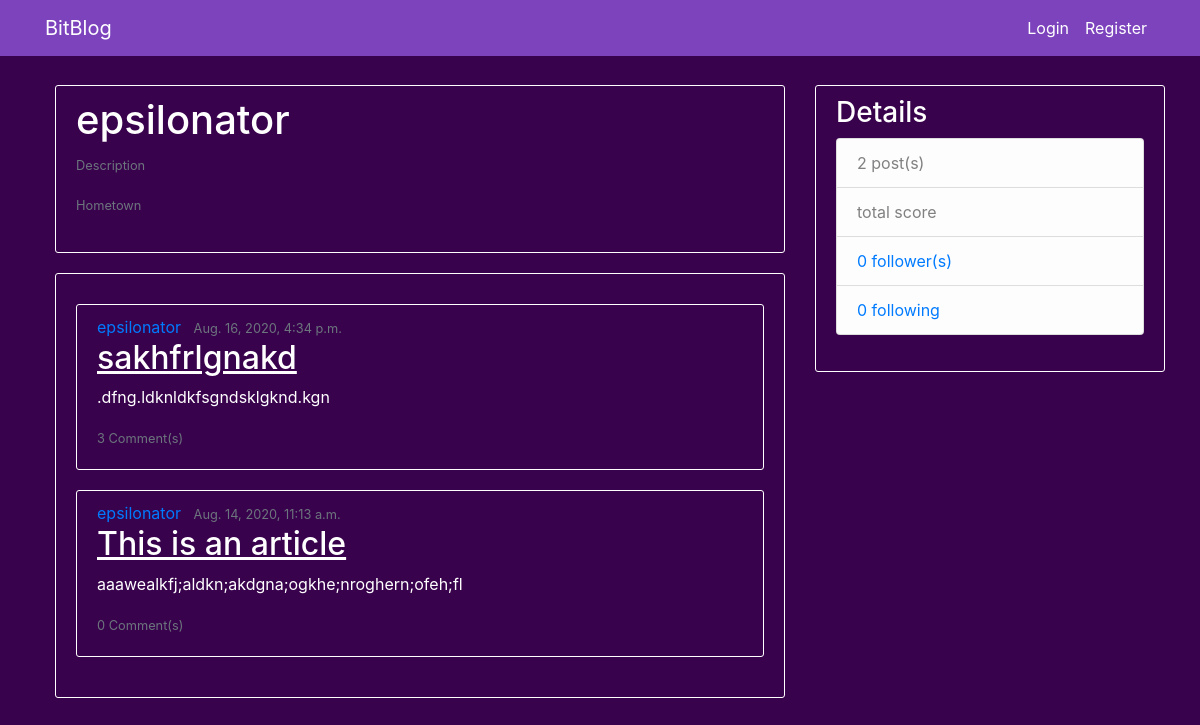
Page /profile/epsilonator/ on the earlier database version.
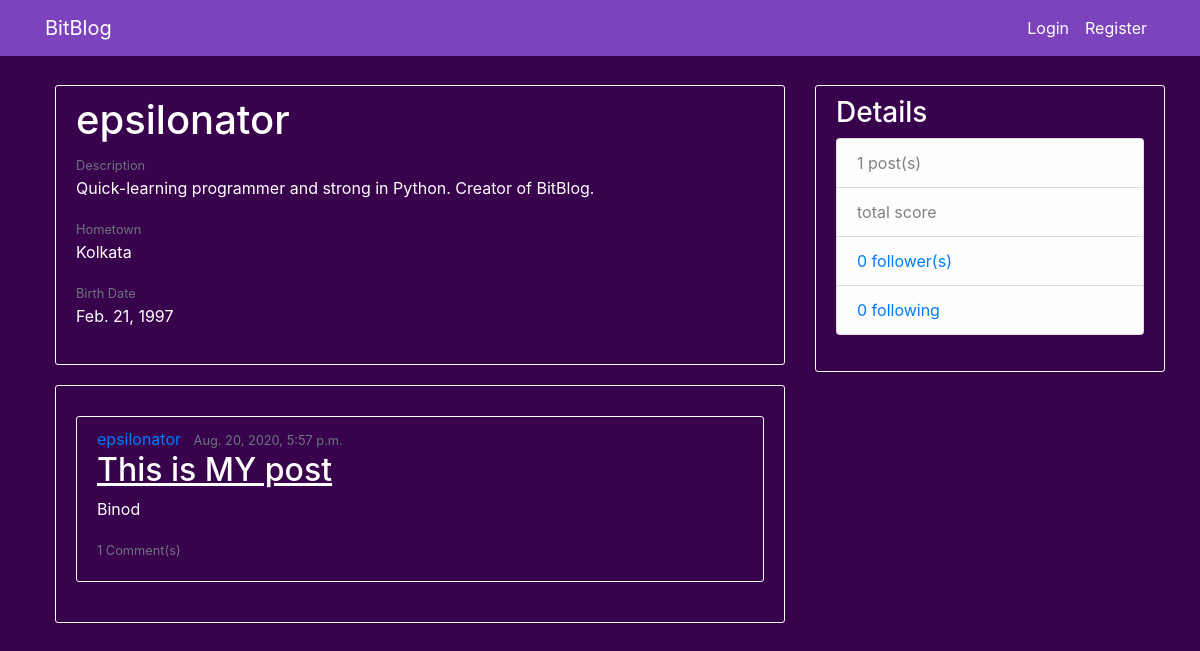
Same page on the later database version.
### blog/models.py (models this page shows, shortened)
class BlogPost(models.Model):
	title = models.CharField(max_length = 50)
	content = models.TextField()
	post_date = models.DateTimeField(default = timezone.now)
	author = models.ForeignKey(User, on_delete = models.CASCADE)
	votes = models.IntegerField(default = 0)

class BlogUser(models.Model):
	user = models.OneToOneField(User, on_delete = models.CASCADE)
	desc = models.TextField(max_length = 250, default = "No description")
	hometown = models.CharField(max_length = 200, default = "Not specified")
	birth_date = models.DateField(null = True, blank = True)

### blog/views.py (the view)
# urls.py: path('profile/<str:username>/', views.profile, name = 'profile'),
def profile(request, username):
	user = User.objects.filter(username = username).first()
	current_user = request.user
	following = None
	if current_user.is_authenticated:
		rel_follow = Following.objects.filter(followed = user, follower = current_user).first()
		if rel_follow:
			following = True
		else:
			following = False
	if not user:
		return render(request, 'blog/notfound404.html')
	posts = user.blogpost_set.order_by('-post_date')
	return render(request, 'blog/profile.html', context = {
		'profile_user' : user,
		'posts' : posts,
		'following' : following
	})

### blog/templates/blog/profile.html (shortened to what this page needs)
{% extends 'blog/base.html' %}
{% load crispy_forms_tags %}
{% block content %}
	<div class="content-section">
		<h1>{{ profile_user.username }}</h1>
		<small class="text-muted">Description</small>
		<p class="article-content">{{ profile_user.bloguser.desc }}</p>
		<small class="text-muted">Hometown</small>
		<p class="article-content">{{ profile_user.bloguser.hometown }}</p>
		{% if profile_user.bloguser.birth_date %}
			<small class="text-muted">Birth Date</small>
			<p class="article-content">{{ profile_user.bloguser.birth_date }}</p>
		{% endif %}
	</div>
	{% if posts %}
	<div class="content-section">
		{% for post in posts %}
			<article class="media content-section">
				<div class="media-body">
					<div class="article-metadata">
						<a class="mr-2" href="{% url 'profile' post.author.username %}">{{ post.author }}</a>
						<small class="text-muted">{{ post.post_date }}</small>
					</div>
					<h2><a class="article-title" href="{% url 'post' post.id %}">{{ post.title }}</a></h2>
					<p class="article-content">{{ post.content }}</p>
					<small class="text-muted">{{ post.blogcomment_set.count }} Comment(s)</small>
				</div>
			</article>
		{% endfor %}
	</div>
	{% endif %}
{% endblock %}
{% block sidebar %}
	<div class="content-section">
    	<h3>Details</h3>
    	<ul class="list-group">
        	<li class="list-group-item list-group-item-light">{{ profile_user.blogpost_set.count }} post(s)</li>
        	<li class="list-group-item list-group-item-light">{{ profile_user.score }} total score</li>
        	<li class="list-group-item list-group-item-light"><a href="{% url 'show-followers' profile_user.username %}">{{ profile_user.followers.count }} follower(s)</a></li>
        	<li class="list-group-item list-group-item-light"><a href="{% url 'show-following' profile_user.username %}">{{ profile_user.following.count }} following</a></li>
      	</ul>
  	</div>
{% endblock %}

Differences in the rows shown:
removed BlogPost: author "epsilonator", post_date "Aug. 16, 2020, 4:34 p.m.", title "sakhfrlgnakd", content ".dfng.ldknldkfsgndsklgknd.kgn", blogcomment_set.count "3"
changed BlogPost "epsilonator": post_date "Aug. 14, 2020, 11:13 a.m." → "Aug. 20, 2020, 5:57 p.m."; title "This is an article" → "This is MY post"; content "aaawealkfj;aldkn;akdgna;ogkhe;nroghern;ofeh;fl" → "Binod"; blogcomment_set.count "0" → "1"
Other differences:
{{ profile_user.bloguser.desc }}: (not shown) → "Quick-learning programmer and strong in Python. Creator of BitBlog."
{{ profile_user.bloguser.hometown }}: (not shown) → "Kolkata"
{{ profile_user.bloguser.birth_date }}: (not shown) → "Feb. 21, 1997"
{{ profile_user.blogpost_set.count }}: "2" → "1"
text now shown: "Birth Date"
